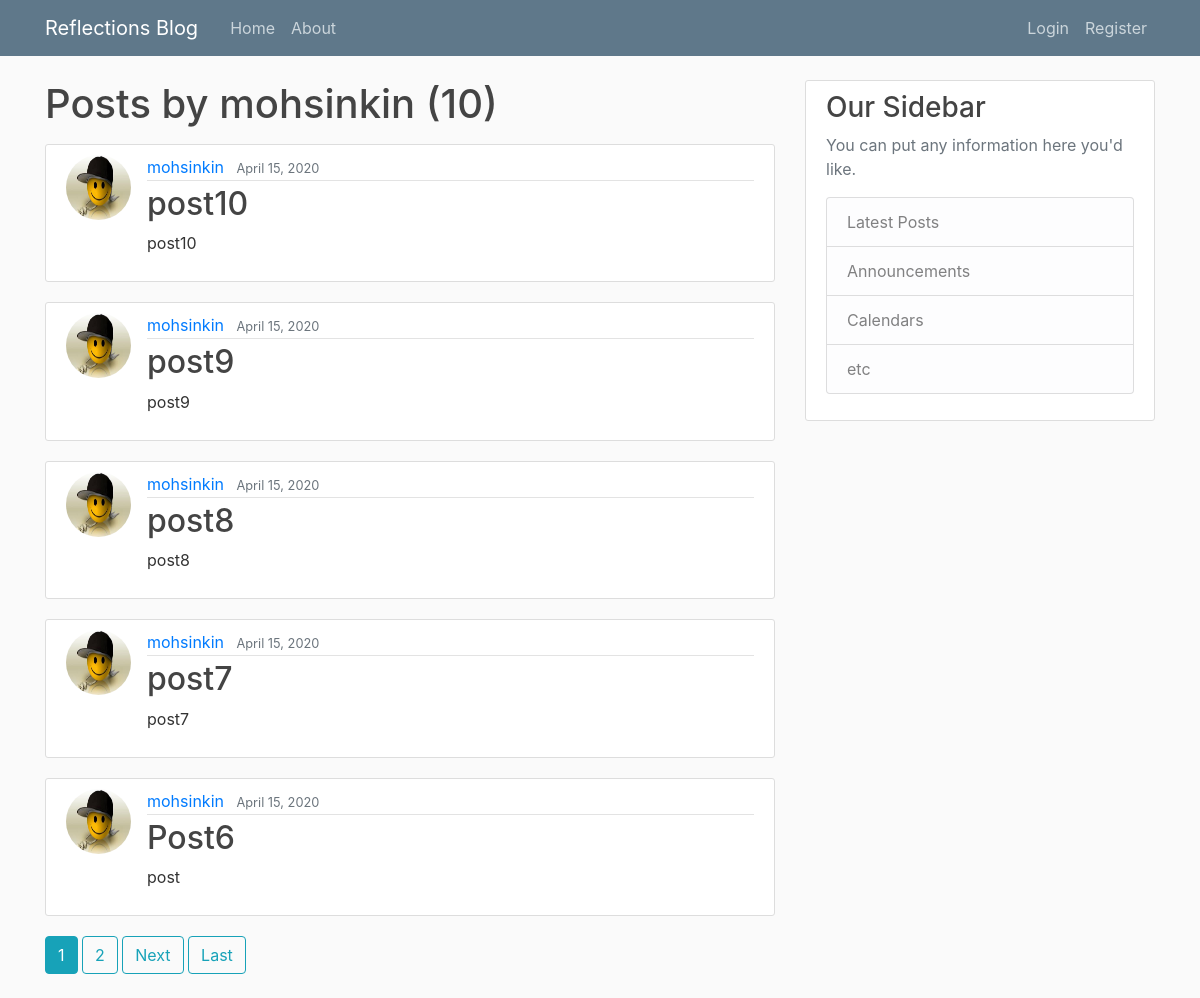
Page /user/mohsinkin on the earlier database version.
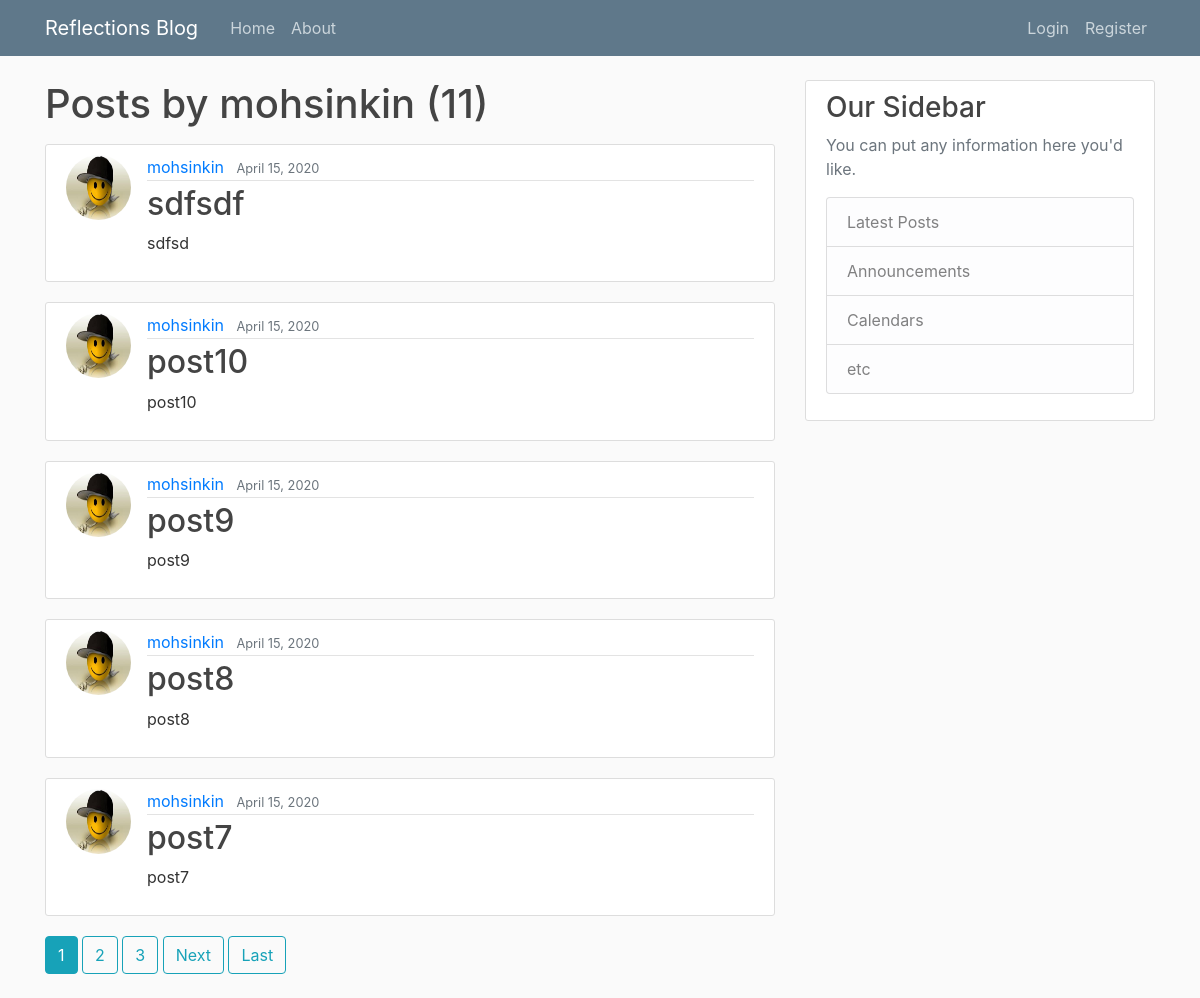
Same page on the later database version.
### blog/models.py (models this page shows, shortened)
class Post(models.Model):
    title = models.CharField(max_length=100)
    content = models.TextField()
    date_posted = models.DateTimeField(default=timezone.now)
    author = models.ForeignKey(User, on_delete=models.CASCADE)

### users/models.py (models this page shows, shortened)
class Profile(models.Model):
    user = models.OneToOneField(User, on_delete=models.CASCADE)
    image = models.ImageField(default="default.jpg", upload_to="profile_pics")

### blog/views.py (the view)
# urls.py: path("user/<username>", UserPostListView.as_view(), name="user-posts"),
class UserPostListView(ListView):
    model = Post
    template_name = "blog/user_posts.html"
    context_object_name = "posts"
    paginate_by = 5
    def get_queryset(self):
        user = get_object_or_404(User, username=self.kwargs.get('username'))
        return Post.objects.filter(author=user).order_by('-date_posted')

### blog/templates/blog/user_posts.html (shortened to what this page needs)
{% extends "blog/base.html" %}
{% block content %}
  <h1 class='mb-3'>Posts by {{ view.kwargs.username }} ({{ page_obj.paginator.count }})</h1>
  {% for post in posts %}
    <article class="media content-section">
      <img
        class="rounded-circle article-img"
        src="{{ post.author.profile.image.url }}"
      />
      <div class="media-body">
        <div class="article-metadata">
          <a class="mr-2" href="{% url 'user-posts' post.author.username %}">{{ post.author }}</a>
          <small class="text-muted">{{ post.date_posted|date:"F d, Y" }}</small>
        </div>
        <h2><a class="article-title" href="{% url 'post-detail' post.id %}">{{ post.title }}</a></h2>
        <p class="article-content">{{ post.content }}</p>
      </div>
    </article>
  {% endfor %}
  {% if is_paginated %}
    {% for num in page_obj.paginator.page_range %}
      {% if page_obj.number == num %}
        <a class = "btn btn-info mb-4" href="?page={{ num }}">{{ num }}</a>
      {% elif num > page_obj.number|add:'-3' and num < page_obj.number|add:'3' %}
        <a class = "btn btn-outline-info mb-4" href="?page={{ num }}">{{ num }}</a>
      {% endif %}
    {% endfor %}
    {% if page_obj.has_next %}
      <a class = "btn btn-outline-info mb-4" href="?page={{ page_obj.next_page_number }}">Next</a>
      <a class = "btn btn-outline-info mb-4" href="?page={{ page_obj.paginator.num_pages }}">Last</a>
    {% endif %}
  {% endif %}
{% endblock content %}

Differences in the rows shown:
no longer on this page (row unchanged): Post: author.profile.image (placeholder picture), author "mohsinkin", date_posted "April 15, 2020", title "Post6", content "post"
added Post: author.profile.image (placeholder picture), author "mohsinkin", date_posted "April 15, 2020", title "sdfsdf", content "sdfsd"
Other differences:
{{ page_obj.paginator.count }}: "10" → "11"
new list line: "3"
